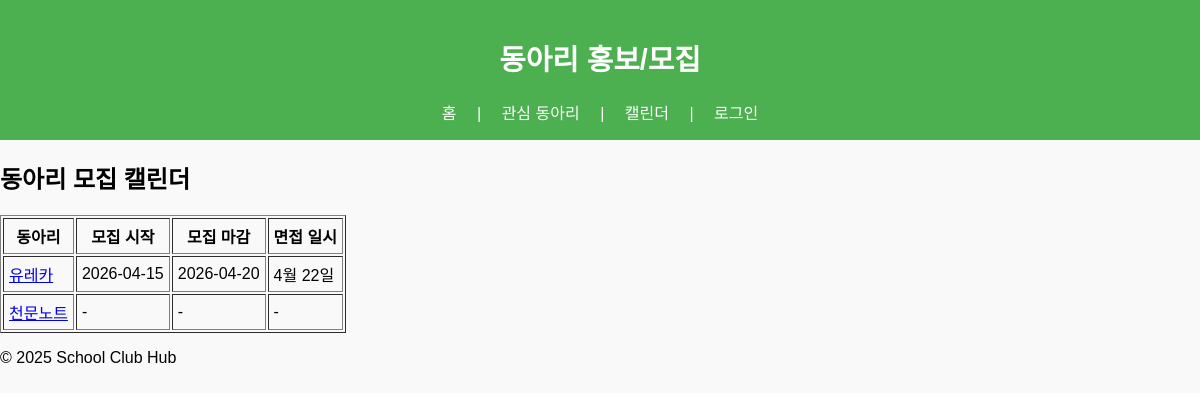
/calendar, run on the app's committed database.
### models.py (models this page shows)
class Club(db.Model):
    id = db.Column(db.Integer, primary_key=True)
    name = db.Column(db.String(120), nullable=False)
    one_liner = db.Column(db.String(200))
    description = db.Column(db.Text)
    logo_filename = db.Column(db.String(255))
    recruit_start = db.Column(db.Date)
    recruit_end = db.Column(db.Date)
    interview_datetime = db.Column(db.String(120))  # 장소/일시 자유기재
    capacity = db.Column(db.Integer)
    form_link = db.Column(db.String(255))
    last_year_competition = db.Column(db.String(50))  # 미기재 허용 -> 문자열
    contact = db.Column(db.String(120))
    closed = db.Column(db.Boolean, default=False)
    tags = db.relationship('Tag', secondary=club_tags, backref='clubs')
    images = db.relationship('ClubImage', backref='club', cascade='all, delete')

### app.py (the view)
    @app.route('/calendar')
    def calendar_view():
        clubs = Club.query.all()
        return render_template('calendar.html', clubs=clubs)

### templates/calendar.html (shortened to what this page needs)
{% extends 'base.html' %}
{% block content %}
<h2>동아리 모집 캘린더</h2>
<table border="1" cellpadding="5">
    <tr>
        <th>동아리</th>
        <th>모집 시작</th>
        <th>모집 마감</th>
        <th>면접 일시</th>
    </tr>
    {% for club in clubs %}
    <tr>
        <td><a href="{{ url_for('club_detail', club_id=club.id) }}">{{ club.name }}</a></td>
        <td>{{ club.recruit_start or '-' }}</td>
        <td>{{ club.recruit_end or '-' }}</td>
        <td>{{ club.interview_datetime or '-' }}</td>
    </tr>
    {% else %}
    <tr>
        <td colspan="4">등록된 동아리가 없습니다.</td>
    </tr>
    {% endfor %}
</table>
{% endblock %}

### static/styles.css (style rules this page uses)
body { font-family: Arial, sans-serif; background-color: #f9f9f9; margin: 0; padding: 0; }

### data on the page
Club: name "유레카", recruit_start "2026-04-15", recruit_end "2026-04-20", interview_datetime "4월 22일"
Club: name "천문노트", recruit_start "-", recruit_end "-", interview_datetime "-"
